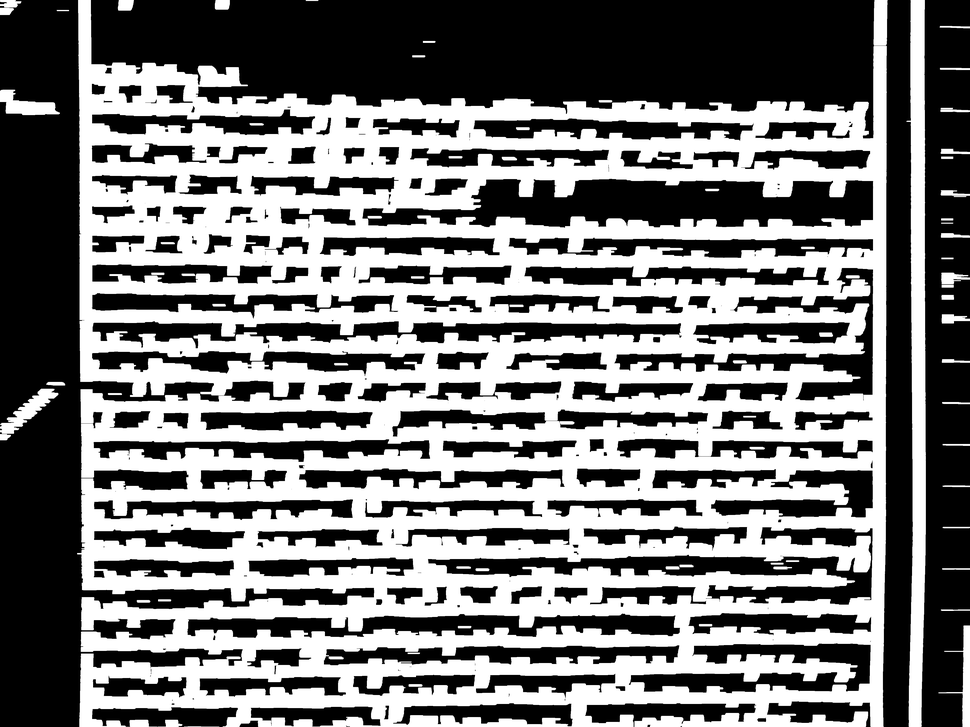
#> input picture backend/alignment/bounding_box/test_bounding_box/debug_4_meta_lines.png, 970 x 727 px, shrunk from 4000 x 3000 before the run; its folder holds only this picture in this run
$ python -i line_detector.py   (imports and definitions only)
#> lines starting #> are read from the running program, lines starting #| are printed output that depends on the picture; after the words box and inside, x2 and y2 are one past the last pixel; in counts of white or black regions, pixels touching at a corner belong together
"""
Line detection and ruler overlay system for LLM-based word segmentation.
Creates a visual overlay with line boundaries and horizontal position markers.
"""

import cv2
import numpy as np
from typing import List, Dict, Any, Tuple
import logging
from pathlib import Path

logger = logging.getLogger(__name__)


def detect_text_lines_with_ruler(image_path: str, debug_mode: bool = False) -> Dict[str, Any]:
    """
    Detect text lines and create a ruler overlay for LLM analysis.

    Returns:
        Dictionary containing:
        - lines: List of line boundaries [y1, y2]
        - ruler_positions: List of horizontal marker positions
        - overlay_image: Image with line boundaries and ruler markers
    """
#> called with image_path = 'test_bounding_box/debug_4_meta_lines.png', debug_mode = False
    if not Path(image_path).exists():
        raise FileNotFoundError(f"Image file not found: {image_path}")

    # Set up debug directory - CORRECT PATH
    debug_dir = Path(__file__).parent / "test_line_detector"
    if debug_mode:
        debug_dir.mkdir(exist_ok=True)

    try:
        # Load image
        image = cv2.imread(image_path)
#> image is the input picture: shape (727, 970, 3); min 0, max 255, mean 118.8
        if image is None:
            raise ValueError(f"Could not load image: {image_path}")

        # Convert to grayscale
        gray = cv2.cvtColor(image, cv2.COLOR_BGR2GRAY)

        if debug_mode:
            cv2.imwrite(str(debug_dir / "debug_1_gray.png"), gray)

        # 1. PREPROCESSING - Clean and prepare for line detection
        # Apply CLAHE for better contrast
        clahe = cv2.createCLAHE(clipLimit=2.0, tileGridSize=(8,8))
        gray_eq = clahe.apply(gray)

        # Binary threshold (non-inverted)
        _, binary = cv2.threshold(gray_eq, 0, 255, cv2.THRESH_BINARY + cv2.THRESH_OTSU)
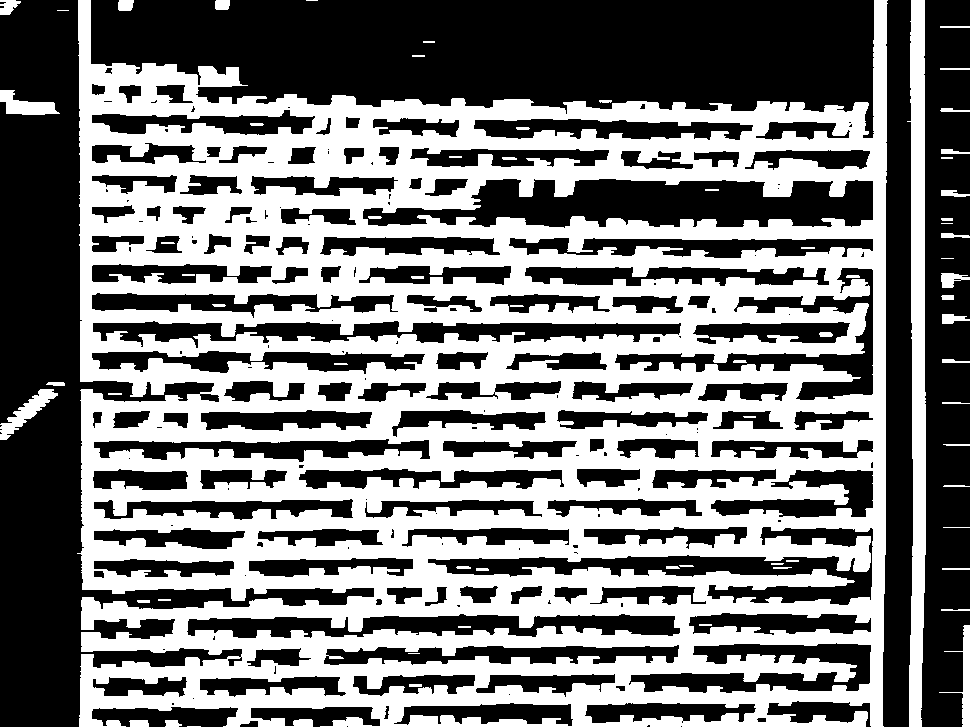
#> binary: shape (727, 970); 46.6% white; 69 white regions (6 under 20 px), largest, box (x1, y1, x2, y2) and area: (77, 0, 888, 727) 312522, (907, 0, 926, 727) 9893, (0, 389, 58, 440) 930

        # Invert so text is white on black
        fg = 255 - binary

        if debug_mode:
            cv2.imwrite(str(debug_dir / "debug_2_binary.png"), fg)

        # 2. IMPROVED MARGIN CROPPING - More aggressive margin removal
        # Find the main text region using horizontal projection
        # Sum white pixels (text) in each column
        col_sums = np.sum(fg, axis=0)
#> col_sums = 970 values, max 185385 at index 69, min 0 at index 874, mean 99051.5

        # Find the main text region (where there's significant text)
        threshold = np.max(col_sums) * 0.1  # 10% of max column density
#> threshold = 18538.5

        # Find left and right boundaries
        left_bound = 0
        for i in range(len(col_sums)):
            if col_sums[i] > threshold:
                left_bound = max(0, i - 10)  # Add small padding
                break
#> this loop made 1 pass
#> left_bound on pass 1: 0

        right_bound = len(col_sums) - 1
#> right_bound = 969
        for i in range(len(col_sums) - 1, -1, -1):
            if col_sums[i] > threshold:
                right_bound = min(len(col_sums) - 1, i + 10)  # Add small padding
                break
#> this loop made 1 pass
#> (i, right_bound) on pass 1: (969, 969)

        # Find top and bottom boundaries using row projection
        row_sums = np.sum(fg, axis=1)
#> row_sums = 727 values, max 237405 at index 44, min 23460 at index 111, mean 132159.4
        threshold_row = np.max(row_sums) * 0.1
#> threshold_row = 23740.5

        top_bound = 0
        for i in range(len(row_sums)):
            if row_sums[i] > threshold_row:
                top_bound = max(0, i - 10)
                break
#> this loop made 1 pass

        bottom_bound = len(row_sums) - 1
#> bottom_bound = 726
        for i in range(len(row_sums) - 1, -1, -1):
            if row_sums[i] > threshold_row:
                bottom_bound = min(len(row_sums) - 1, i + 10)
                break
#> this loop made 1 pass
#> (i, bottom_bound) on pass 1: (726, 726)

        # Crop the image to main text region
        cropped_fg = fg[top_bound:bottom_bound, left_bound:right_bound]
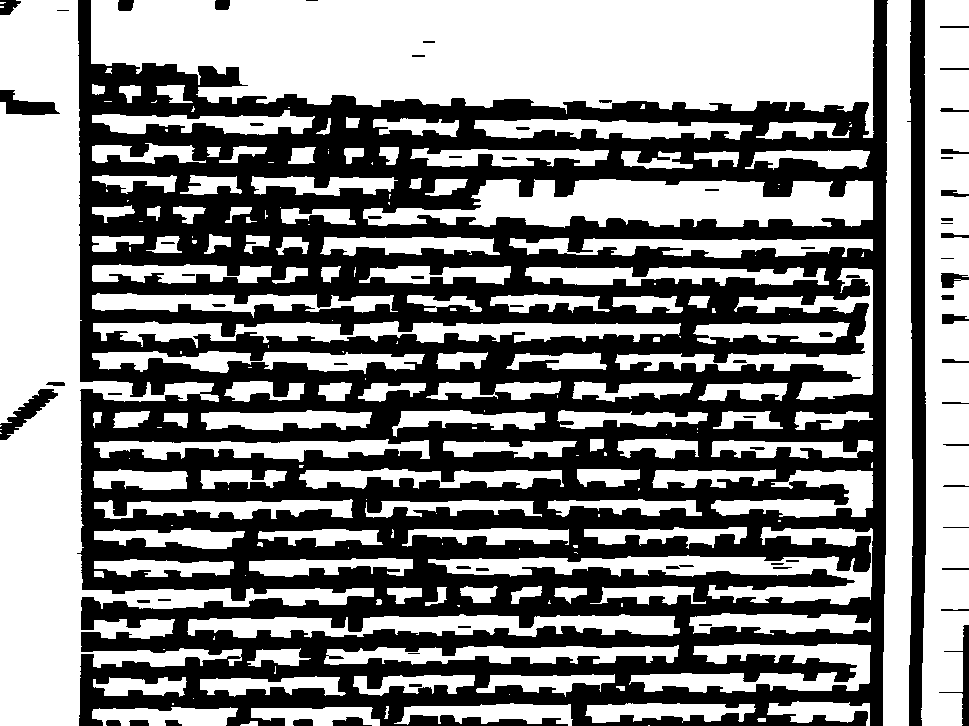
#> cropped_fg: shape (726, 969); 53.4% white; 71 black regions (5 under 20 px), largest, box (x1, y1, x2, y2) and area: (77, 0, 888, 726) 311400, (907, 0, 926, 726) 9880, (0, 389, 58, 440) 930
        cropped_original = image[top_bound:bottom_bound, left_bound:right_bound]
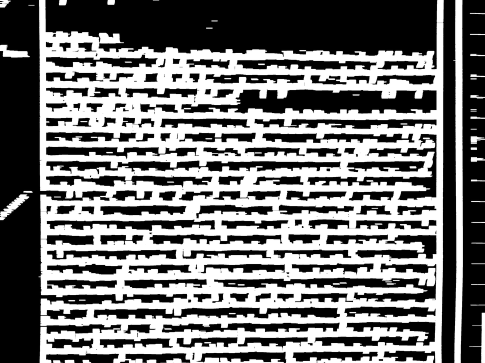
#> cropped_original: shape (726, 969, 3) (shown at 1/2 size); min 0, max 255, mean 118.7

        if debug_mode:
            cv2.imwrite(str(debug_dir / "debug_3_cropped.png"), cropped_fg)

            # Save projection data for debugging
            with open(debug_dir / "debug_projections.txt", "w") as f:
                f.write(f"Image shape: {image.shape}\n")
                f.write(f"Cropped shape: {cropped_fg.shape}\n")
                f.write(f"Left bound: {left_bound}, Right bound: {right_bound}\n")
                f.write(f"Top bound: {top_bound}, Bottom bound: {bottom_bound}\n")
                f.write(f"Column threshold: {threshold}\n")
                f.write(f"Row threshold: {threshold_row}\n")

        # 3. LINE DETECTION - Use horizontal projection for line finding
        # Sum white pixels in each row of the cropped image
        row_sums_cropped = np.sum(cropped_fg, axis=1)
#> row_sums_cropped = 726 values, max 237150 at index 44, min 23460 at index 111, mean 132051.4

        # Find lines using peak detection
        lines = []
        in_line = False
        line_start = 0
        min_line_height = 20  # Minimum height for a line
        min_line_density = np.max(row_sums_cropped) * 0.3  # Minimum text density for a line
#> min_line_density = 71145

        for i, density in enumerate(row_sums_cropped):
            if density > min_line_density and not in_line:
                # Start of a line
                line_start = i
                in_line = True
            elif density <= min_line_density and in_line:
                # End of a line
                line_end = i
                if line_end - line_start >= min_line_height:
                    lines.append((line_start, line_end))
                in_line = False
#> this loop made 726 passes
#> (density, in_line) on pass 1: (222105, True)
#> after the loop, in_line = True; line_end = 694; line_start = 704; lines = [(0, 106), (116, 138), (147, 167), (177, 226), (615, 636), (674, 694)]

        # Handle case where line extends to bottom
        if in_line and len(row_sums_cropped) - line_start >= min_line_height:
            lines.append((line_start, len(row_sums_cropped)))

        # Sort lines by y-position
        lines.sort(key=lambda line: line[0])

        if debug_mode:
            # Create debug image showing detected lines
            debug_lines = cv2.cvtColor(cropped_fg, cv2.COLOR_GRAY2BGR)

            # Draw bright red lines through the center of each detected line
            for i, (y1, y2) in enumerate(lines):
                center_y = (y1 + y2) // 2
                # Draw a bright red horizontal line through the center
                cv2.line(debug_lines, (0, center_y), (cropped_fg.shape[1], center_y), (0, 0, 255), 3)
                # Add line number
                cv2.putText(debug_lines, f"Line {i+1}", (10, center_y-10),
                           cv2.FONT_HERSHEY_SIMPLEX, 0.7, (255, 255, 0), 2)

            cv2.imwrite(str(debug_dir / "debug_4_detected_lines.png"), debug_lines)

            # Also create a version with boxes around each line
            debug_boxes = cv2.cvtColor(cropped_fg, cv2.COLOR_GRAY2BGR)
            for i, (y1, y2) in enumerate(lines):
                # Draw bright red box around each line
                cv2.rectangle(debug_boxes, (0, y1), (cropped_fg.shape[1], y2), (0, 0, 255), 2)
                # Add line number
                cv2.putText(debug_boxes, f"Line {i+1}", (10, y1+20),
                           cv2.FONT_HERSHEY_SIMPLEX, 0.5, (255, 255, 0), 2)

            cv2.imwrite(str(debug_dir / "debug_5_line_boxes.png"), debug_boxes)

            # Save line detection stats
            with open(debug_dir / "debug_stats.txt", "w") as f:
                f.write(f"Original image dimensions: {image.shape}\n")
                f.write(f"Cropped image dimensions: {cropped_fg.shape}\n")
                f.write(f"Number of lines detected: {len(lines)}\n")
                f.write(f"Min line height: {min_line_height}\n")
                f.write(f"Min line density: {min_line_density}\n")
                f.write(f"Max row density: {np.max(row_sums_cropped)}\n")
                f.write("\nLine details:\n")
                for i, (y1, y2) in enumerate(lines):
                    f.write(f"Line {i+1}: y1={y1}, y2={y2}, height={y2-y1}, center={y1+(y2-y1)//2}\n")

        # 4. CREATE RULER OVERLAY
        # Add horizontal position markers every 50 pixels
        ruler_spacing = 50
        ruler_positions = list(range(0, cropped_fg.shape[1], ruler_spacing))

        # Create overlay image
        overlay = cropped_original.copy()

        # Draw bright red lines through the center of each detected line
        for i, (y1, y2) in enumerate(lines):
            center_y = (y1 + y2) // 2
            # Draw a bright red horizontal line through the center
            cv2.line(overlay, (0, center_y), (cropped_fg.shape[1], center_y), (0, 0, 255), 3)
            # Add line number
            cv2.putText(overlay, f"Line {i+1}", (10, center_y-10),
                       cv2.FONT_HERSHEY_SIMPLEX, 0.7, (255, 255, 0), 2)
#> this loop made 7 passes
#> (y1, y2, center_y) on passes 1 to 7: (0, 106, 53), (116, 138, 127), (147, 167, 157), (177, 226, 201), (615, 636, 625), (674, 694, 684), (704, 726, 715)
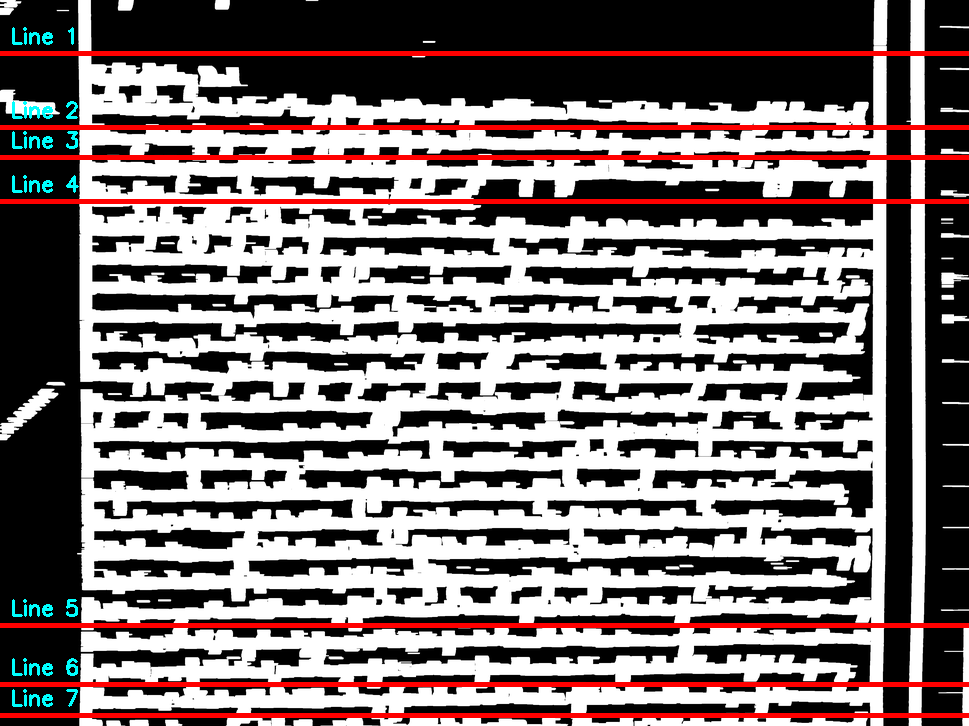
#> overlay: shape (726, 969, 3); 5.22% of pixels changed, all inside (x1, y1, x2, y2) = (0, 27, 969, 718)

        # Draw ruler markers (vertical lines)
        for pos in ruler_positions:
            cv2.line(overlay, (pos, 0), (pos, cropped_fg.shape[0]), (255, 0, 0), 1)
            cv2.putText(overlay, str(pos), (pos+2, 20),
                       cv2.FONT_HERSHEY_SIMPLEX, 0.3, (255, 0, 0), 1)
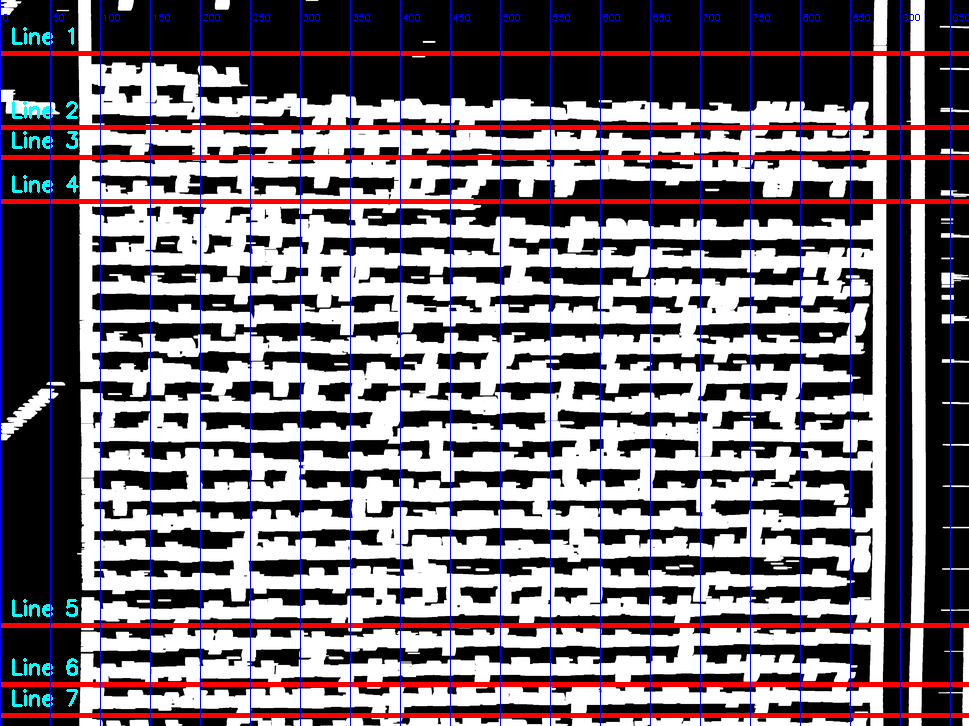
#> overlay: shape (726, 969, 3); 2.19% of pixels changed, all inside (x1, y1, x2, y2) = (0, 0, 969, 726)

        if debug_mode:
            cv2.imwrite(str(debug_dir / "debug_6_final_overlay.png"), overlay)

        return {
            "lines": lines,
            "ruler_positions": ruler_positions,
            "overlay_image": overlay,
            "cropped_region": (left_bound, top_bound, right_bound, bottom_bound)
        }

    except Exception as e:
        logger.error(f"Error in line detection: {e}")
        raise


# [70 lines left out: function create_test_script, not called in this run]


# [2 lines not run here, left out]

>>> result = detect_text_lines_with_ruler('test_bounding_box/debug_4_meta_lines.png')
#> result = 4 items
